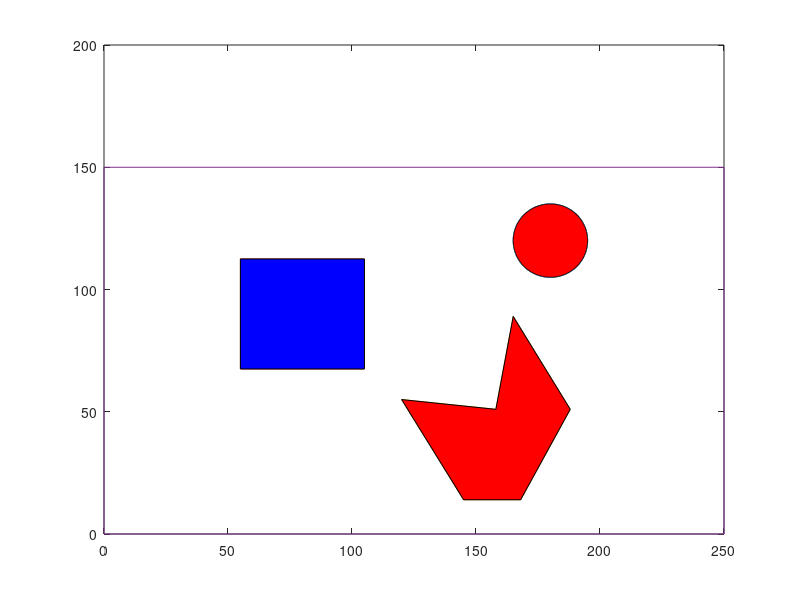

Write MATLAB code to recreate this figure. (Note: this script raises an error after producing the figure.)
tic 
clear all;
%% Define all the obstacles areawise
%plot circle 
xcentre=180;
ycentre = 120;
t = 0:0.01:2*pi;        
x = 15*cos(t)+ xcentre;
y = 15*sin(t) + ycentre;
drawnow
plot(x,y), hold on
fill(x,y,'r');

%%plot two polygons 
xp1 = [ 55,105,105,55,55];
yp1 = [ 67.5,67.5,112.5,112.5,67.5] ;
drawnow
plot(xp1,yp1);
fill(xp1,yp1,'b');

xp2 = [145,168,188,165,158,120,145];
yp2 = [14,14,51,89,51,55,14];
drawnow
plot(xp2,yp2);
fill(xp2,yp2,'r');

xp3 = [0 ,250, 250, 0 ,0];
yp3 = [0 ,0, 150 ,150 ,0];
drawnow
plot(xp3,yp3);
alpha(0.3);
% hold off

%% Get Start and Target points 

% start_node = [xg,yg];
% target_node = [xt,yt];
[start_node,target_node] = Takeinput_fromuser();
% start_node =[54,68];

%% %% Check if user input points are inside obstacles or in workspace
[inside_obstacle, onobstacle_boundary] = obstacle_check(start_node);
if inside_obstacle || onobstacle_boundary
     say = 'Starting point is not in Free workspace';
     disp(say)
     return
end

[inside_obstacle,onobstacle_boundary] = obstacle_check(target_node);
if inside_obstacle || onobstacle_boundary
    
     say = 'Target point is not in workspace, cannot be reached' ;
     disp(say)
     return
     
end

drawnow
plot(start_node(1),start_node(2),'*');
plot(start_node(1),start_node(2),'--gs',...
    'LineWidth',2,...
    'MarkerSize',10,...
    'MarkerEdgeColor','b');

% target_node =[106,120];
drawnow
plot(target_node(1),target_node(2),'*');
plot(target_node(1),target_node(2),'--gs',...
    'LineWidth',2,...
    'MarkerSize',10,...
    'MarkerEdgeColor','g' );


%% Intializing nodes
Node = [];%saves unique nodes, visited nodes 
NodeInfo = [];% NodeInfor = [N,ParentNodeNumber,costtocome];
NodeInfo(:,:,1)=[1,1,0];
CurrentNode= start_node;
Node(:,:,1) = CurrentNode; 
CurrentNodenumber=size(CurrentNode,3);
ParentNodeNumber =1 ;
costtocome= 0;
N = 1; % Number of visited Nodes
CurrentNode = Node(:,:,ParentNodeNumber);

%% USE BFS for Creating Nodes for all points until target is reached 
while ~isequal(CurrentNode,target_node)
    
% NodeInfo(:,:,N) = [N,ParentNodeNumber,costtocome];
 CurrentNode = Node(:,:,ParentNodeNumber);
%%  For Right

[NewNode,status] = moveright(CurrentNode);
    if (status == 1) 
        [inside_obstacle,onobstacle_boundary] = obstacle_check(NewNode);
            if ~(inside_obstacle || onobstacle_boundary)
                if ~(any(all(bsxfun(@eq,Node,NewNode))))
                    N=N+1; 
                    Node(:,:,N)=NewNode;
                    NodeInfo(:,:,N) = [N,ParentNodeNumber,costtocome];
                end
            end
    end
    
    %% For Up Right
[NewNode,status] = moveupright(CurrentNode);
    if (status == 1) 
        [inside_obstacle,onobstacle_boundary] = obstacle_check(NewNode);
            if ~(inside_obstacle || onobstacle_boundary)
                if ~(any(all(bsxfun(@eq,Node,NewNode))))
                    N=N+1; 
                    Node(:,:,N)=NewNode;
                    NodeInfo(:,:,N) = [N,ParentNodeNumber,costtocome];
                end
            end
    end
    
        %% For Up
[NewNode,status] = moveup(CurrentNode);
    if (status == 1) 
        [inside_obstacle, onobstacle_boundary] = obstacle_check(NewNode);
            if ~(inside_obstacle || onobstacle_boundary)
                if ~(any(all(bsxfun(@eq,Node,NewNode))))
                    N=N+1; 
                    Node(:,:,N)=NewNode;
                    NodeInfo(:,:,N) = [N,ParentNodeNumber,costtocome];
                end
            end
    end
        
         %% For Up Left
[NewNode,status] = moveupleft(CurrentNode);
    if (status == 1) 
        [inside_obstacle, onobstacle_boundary] = obstacle_check(NewNode);
            if ~(inside_obstacle || onobstacle_boundary)
                if ~(any(all(bsxfun(@eq,Node,NewNode))))
                    N=N+1; 
                    Node(:,:,N)=NewNode;
                    NodeInfo(:,:,N) = [N,ParentNodeNumber,costtocome];
                end
            end
    end

 %% For left
[NewNode,status] = moveleft(CurrentNode);
    if (status == 1) 
        [inside_obstacle, onobstacle_boundary] = obstacle_check(NewNode);
            if ~(inside_obstacle || onobstacle_boundary)
                if ~(any(all(bsxfun(@eq,Node,NewNode))))
                    N=N+1; 
                    Node(:,:,N)=NewNode;
                    NodeInfo(:,:,N) = [N,ParentNodeNumber,costtocome];
                end
            end
    end
    
     %% For Down Left 
[NewNode,status] = movedownleft(CurrentNode);
    if (status == 1) 
        [inside_obstacle,onobstacle_boundary] = obstacle_check(NewNode);
            if ~(inside_obstacle || onobstacle_boundary) 
                if ~(any(all(bsxfun(@eq,Node,NewNode))))
                    N=N+1; 
                    Node(:,:,N)=NewNode;
                    NodeInfo(:,:,N) = [N,ParentNodeNumber,costtocome];
                end
            end
    end

     %% For down
[NewNode,status] = movedown(CurrentNode);
    if (status == 1) 
        [inside_obstacle,onobstacle_boundary] = obstacle_check(NewNode);
            if ~(inside_obstacle || onobstacle_boundary)
                if ~(any(all(bsxfun(@eq,Node,NewNode))))
                    N=N+1; 
                    Node(:,:,N)=NewNode;
                    NodeInfo(:,:,N) = [N,ParentNodeNumber,costtocome];
                end
            end
    end
    
     %% For DownRight
[NewNode,status] = movedownright(CurrentNode);
    if (status == 1) 
        [inside_obstacle, onobstacle_boundary] = obstacle_check(NewNode);
            if ~(inside_obstacle || onobstacle_boundary)
                if ~(any(all(bsxfun(@eq,Node,NewNode))))
                    N=N+1; 
                    Node(:,:,N)=NewNode;
                    NodeInfo(:,:,N) = [N,ParentNodeNumber,costtocome];
                end
            end
    end
    
    ParentNodeNumber = ParentNodeNumber+1;
   
    
    
end
%% Backtracking the nodes to plot the optimal path found
ParentNodeNumber = ParentNodeNumber - 1;
i=2;path(:,:,1) = CurrentNode;
Number = ParentNodeNumber;
TrackInfo =[];
TrackInfo(:,:,1)= [1,Number];
 while  ~isequal(CurrentNode,start_node)
    
    
     P = NodeInfo(1,2,Number);
     CurrentNode = Node(:,:,P);
     path(:,:,i) = Node(:,:,P);
     Node(:,:,Number);
     TrackInfo(:,:,i)= [Number,P];
     Number = NodeInfo(1,2,P);
     i = i+1;
     Node(:,:,Number);

 end
 %% plot the optimal path
 for u = 1:i-1
 Pathx(u) = path(1,1,u);
 Pathy(u) = path(1,2,u);
 end
 
 drawnow
 plot(Pathx,Pathy,'linewidth',2);
 hold off
 toc
 
 